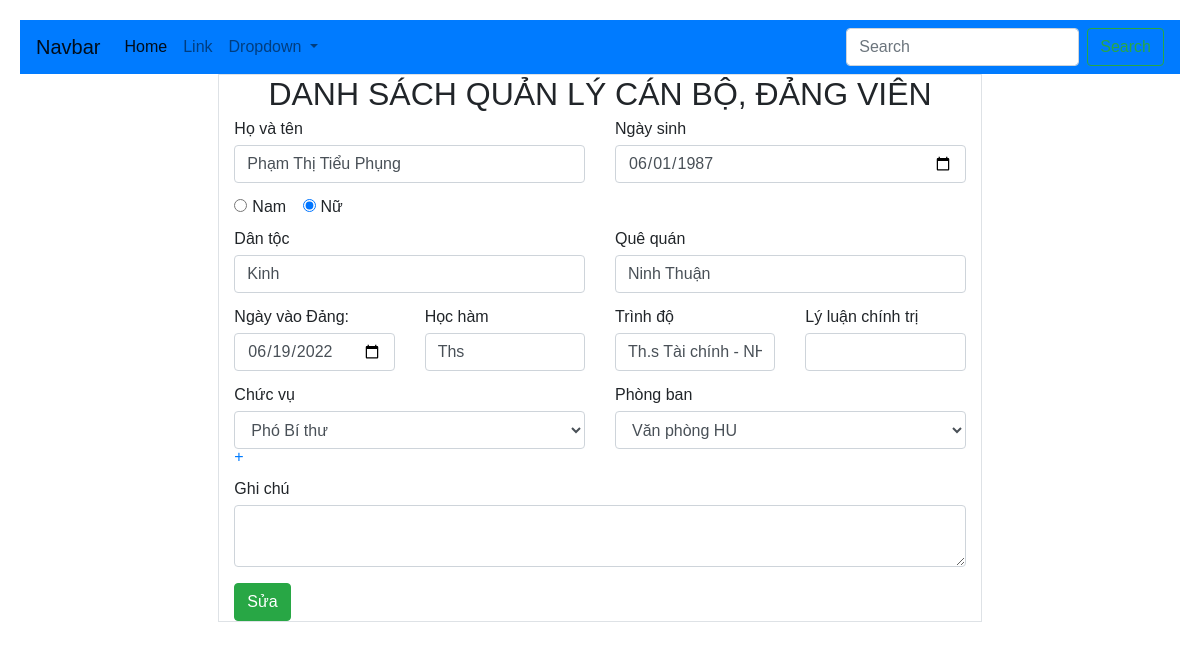
The page /nhansu/sua.php?id=54 on the database its author committed.
### tables this page shows
CREATE TABLE `canbo` (
  `id` int(3) UNSIGNED NOT NULL,
  `hoten` varchar(30) NOT NULL,
  `ngaysinh` date DEFAULT NULL,
  `gioitinh` int(1) DEFAULT NULL COMMENT '#0: Nam; #1: Nữ',
  `dantoc` varchar(10) DEFAULT NULL,
  `quequan` varchar(45) DEFAULT NULL,
  `ngayvaodang` date DEFAULT NULL,
  `hoc_ham` varchar(50) DEFAULT '',
  `chuyenmon` varchar(50) DEFAULT '',
  `llct` varchar(50) DEFAULT '',
  `id_cv` int(2) UNSIGNED NOT NULL,
  `id_pb` int(2) UNSIGNED NOT NULL,
  `ghichu` longtext DEFAULT NULL
);

### database/dbconfig.php (called while the page is built, shortened)
<?php
function ExcuteResult($sql, $sqlSingle = false)
{
    $conn = mysqli_connect(host, username, password, database) or die('ket noi khong thanh cong');
    mysqli_set_charset($conn, 'utf-8');
    $qr = mysqli_query($conn, $sql);
    $data = null;
    if ($sqlSingle) {
        $data = mysqli_fetch_array($qr, 1);
    } else {
        $data = [];
        while ($result = mysqli_fetch_array($qr, 1)) {
            $data[] = $result;
        }
    }
    return $data;
}

### nhansu/sua.php (the view, shortened to what this page needs)
<?php
include_once __DIR__ . '/../database/dbconfig.php';
?>
<!DOCTYPE html>
<html lang="en">
<head>
    <?php
    include_once __DIR__ . '/../frontend/layouts/styles.php'
    ?>
</head>
<body>
    <?php include_once __DIR__ . '/../frontend/layouts/partials/header.php' ?>
    <div class="row">
        <div class="col-md-2"></div>
        <div class="col-md-8">
            <div class="container border">
                <div class="panel panel-primary">
                    <div class="panel-heading">
                        <h2 class="text-center">DANH SÁCH QUẢN LÝ CÁN BỘ, ĐẢNG VIÊN</h2>
                    </div>
                    <div class="panel-body">
                        <?php
                        $id_canbo = getGet('id');
                        $sql = "SELECT canbo.id, hoten,ngaysinh,gioitinh, dantoc,quequan,
                         ngayvaodang, hoc_ham,chuyenmon,llct, chucvu.id as id_chucvu, chuc_vu, phongban.id as id_phongban, phong_ban, ghichu
                FROM canbo
                INNER JOIN chucvu ON canbo.id_cv = chucvu.id
                INNER JOIN phongban ON canbo.id_pb = phongban.id
                WHERE canbo.id = $id_canbo
         ";
                        $result = ExcuteResult($sql, true);
                        ?>
                        <form action="" method="post">
                            <div class="row form-group">
                                <div class="col">
                                    <label for="">Họ và tên</label>
                                    <input type="text" class="form-control" name="hoten" value="<?= $result['hoten'] ?>">
                                </div>
                                <div class="col">
                                    <label for="">Ngày sinh</label>
                                    <input type="date" class="form-control" name="ngaysinh" value="<?= $result['ngaysinh'] ?>">
                                </div>
                            </div>
                            <div class="row form-group">
                                <div class="col">
                                    <div class="form-check-inline">
                                        <label class="form-check-label">
                                            <input type="radio" class="form-check-input" name="gioitinh" value="0" <?php echo ($result['gioitinh'] == 0 ? 'checked' : '') ?>>Nam
                                        </label>
                                    </div>
                                    <div class="form-check-inline">
                                        <label class="form-check-label">
                                            <input type="radio" class="form-check-input" name="gioitinh" value="1" <?php echo ($result['gioitinh'] == 1 ? 'checked' : '') ?>>Nữ
                                        </label>
                                    </div>
                                </div>
                            </div>
                            <div class="row form-group">
                                <div class="col">
                                    <label>Dân tộc</label>
                                    <input name="dantoc" value="<?= $result['dantoc'] ?>" type="text" class="form-control" id="usr">
                                </div>
                                <div class="col">
                                    <label>Quê quán</label>
                                    <input name="quequan" value="<?= $result['quequan'] ?>" type="text" class="form-control" id="usr">
                                </div>
                            </div>
                            <div class="row form-group">
                                <div class="col">
                                    <label>Ngày vào Đảng:</label>
                                    <input type="date" name="ngayvaodang" value="<?= $result['ngayvaodang'] ?>" class="form-control">
                                </div>
                                <div class="col">
                                    <label>Học hàm</label>
                                    <input name="hocham" value="<?= $result['hoc_ham'] ?>" type="text" class="form-control" id="usr">
                                </div>
                                <div class="col">
                                    <label>Trình độ</label>
                                    <input name="chuyenmon" value="<?= $result['chuyenmon'] ?>" type="text" class="form-control" id="usr">
                                </div>
                                <div class="col">
                                    <label>Lý luận chính trị</label>
                                    <input name="llct" value="<?= $result['llct'] ?>" type="text" class="form-control" id="usr">
                                </div>
                            </div>
                            <div class="row form-group">
                                <div class="col">
                                    <label>Chức vụ</label>
                                    <select name="chucvu" class="form-control">
                                        <?php
                                        $sql = "SELECT * FROM chucvu";
                                        $kq = ExcuteResult($sql);
                                        foreach ($kq as $list) {
                                        ?>
                                            <Option <?php
                                                    $id_cv = $result['id_chucvu'];
                                                    $select = ($id_cv == $list['id']) ? 'selected="selected"' : '';
                                                    echo $select;
                                                    ?> value="<?= $list['id'] ?>"><?php echo $list['chuc_vu'] ?></Option>
                                        <?php } ?>
                                    </select>
                                    <a href="../chucvu/sua.php?btn_them=">+</a>
                                </div>
                                <div class="col">
                                    <label>Phòng ban</label>
                                    <select name="phongban" class="form-control">
                                        <?php
                                        $sql = "SELECT * FROM phongban order by phong_ban ASC";
                                        $kq = ExcuteResult($sql);
                                        foreach ($kq as $list) {
                                        ?>
                                            <Option <?php
                                                    $id_pb = $result['id_phongban'];
                                                    $select = ($id_pb == $list['id']) ? 'selected="selected"' : '';
                                                    echo $select;
                                                    ?> value="<?= $list['id'] ?>"><?php echo $list['phong_ban'] ?></Option>
                                        <?php } ?>
                                    </select>
                                </div>
                                <div class="row form-group">
                                    <div class="col">
                                    </div>
                                </div>
                            </div>
                            <div class="row form-group">
                                <div class="col">
                                    <label>Ghi chú</label>
                                    <textarea name="ghichu" class="form-control" value=""><?= $result['ghichu'] ?></textarea>
                                </div>
                            </div>
                            <button class="btn btn-success" name="btn_sua" class="form-control">Sửa</button>
                    </div>
                </div>
            </div>
        </div>
        <div class="col-md-2"></div>
    </div>
</body>
</html>

### rows shown on the page
canbo: hoten "Phạm Thị Tiểu Phụng", ngaysinh "06/01/1987", gioitinh "☐ Nam", gioitinh "☑ Nữ", dantoc "Kinh", quequan "Ninh Thuận", ngayvaodang "06/19/2022", hocham "Ths", chuyenmon "Th.s Tài chính - NH"

### other values the page prints
form field chucvu "Phó Bí thư"
form field phongban "Văn phòng HU"
